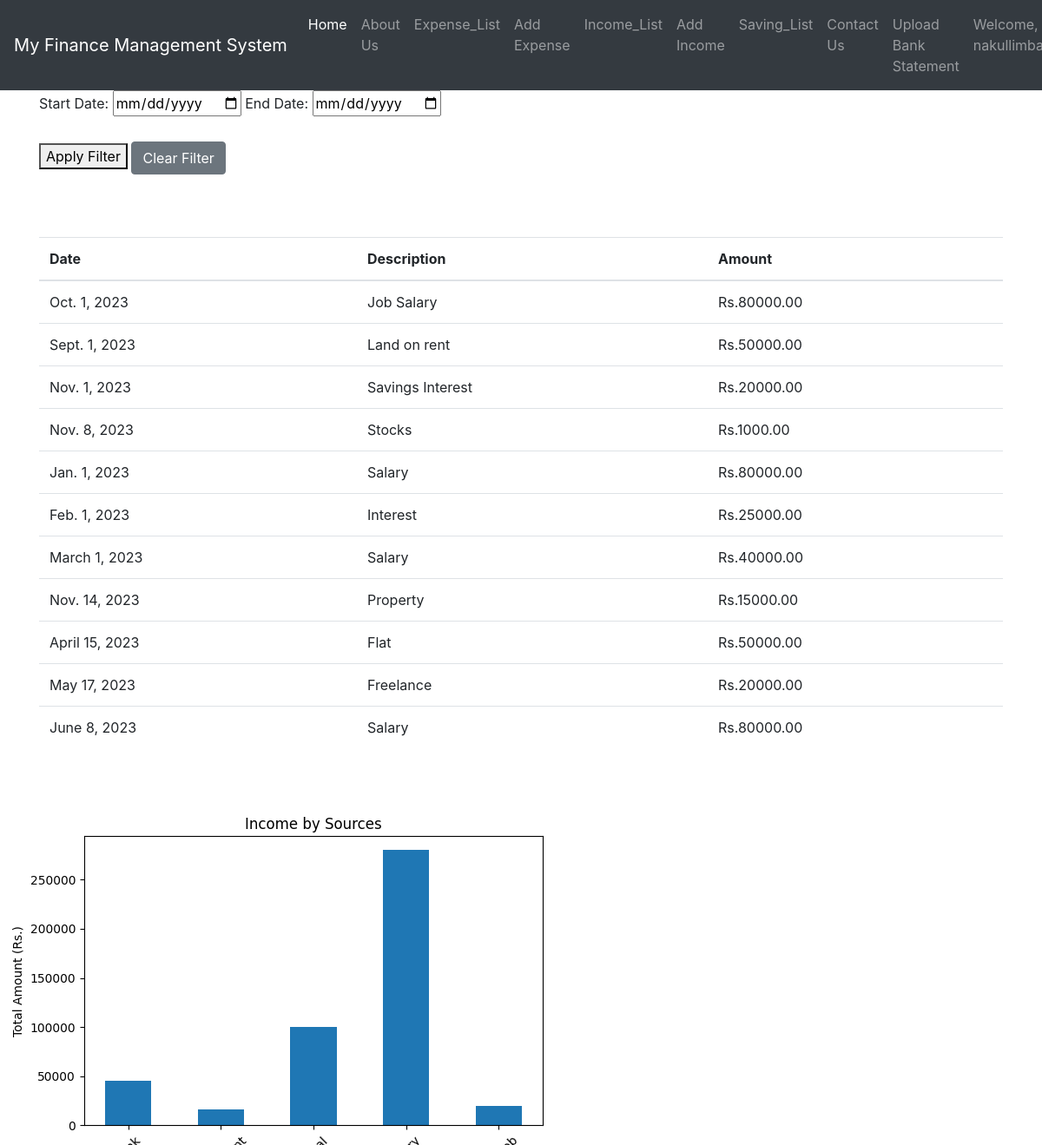
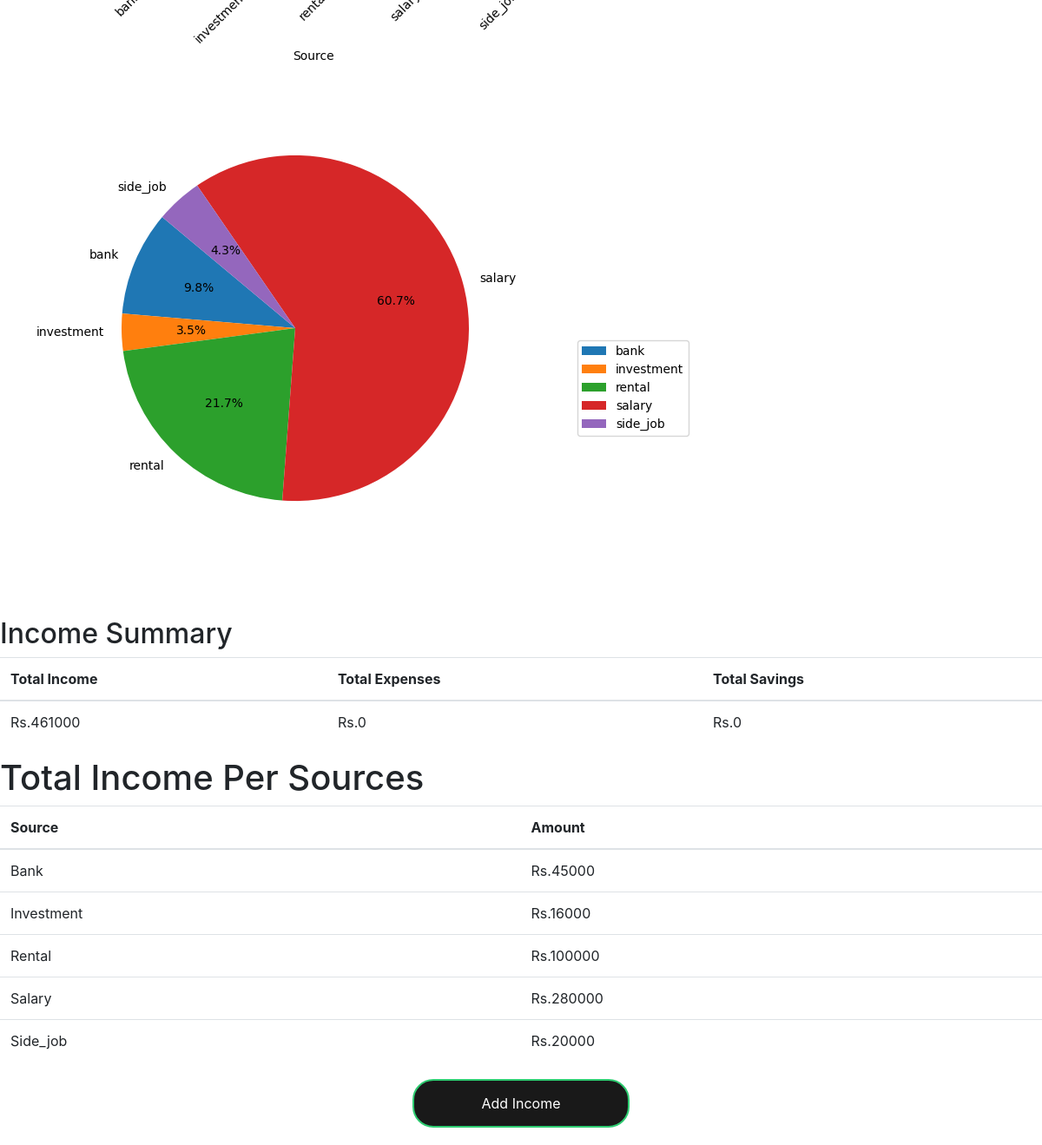
The page /income_list (signed in) on the database its author committed (2 pictures, top to bottom).
### finance_app/models.py (models this page shows)
class Income(models.Model):
    user = models.ForeignKey(User, on_delete=models.CASCADE)
    date = models.DateField()
    source = models.CharField(max_length=255, choices=SOURCE_CHOICES)
    description = models.CharField(max_length=400)
    amount = models.DecimalField(max_digits=10, decimal_places=2)

### finance_app/views.py (the view, shortened to what this page needs)
# urls.py: path("income_list", views.income_list, name='income_list'),
@login_required
def income_list(request):
    incomes = Income.objects.filter(user=request.user)
    start_date = request.GET.get('start_date')
    end_date = request.GET.get('end_date')
    if start_date and end_date:
            start_date = datetime.strptime(start_date, "%Y-%m-%d")
            end_date = datetime.strptime(end_date, "%Y-%m-%d")
            incomes = incomes.filter(date__range=[start_date, end_date]).order_by('date')
    total_incomes = incomes.aggregate(Sum('amount'))['amount__sum']
    start_date = request.GET.get('start_date')
    end_date = request.GET.get('end_date')
    total_expenses = calculate_total_expenses(request.user, start_date, end_date)
    start_date = request.GET.get('start_date')
    end_date = request.GET.get('end_date')
    total_savings = calculate_total_savings(request.user, start_date, end_date)
    source_totals = (
        incomes.values('source')
        .annotate(total_amount=Sum('amount'))
        .order_by('source')
    )
    income_data = pd.DataFrame(list(incomes.values()))
    income_by_source = income_data.groupby('source')['amount'].sum()
    fig, ax = plt.subplots()
    ax.set_title('Income by Sources')
    ax.set_xlabel('Source')
    ax.set_ylabel('Total Amount (Rs.)')
    ax.bar(income_by_source.index, income_by_source.values, width=0.5)
    ax.set_xticklabels(income_by_source.index, rotation=45)
    plt.tight_layout()
    img_buffer1 = BytesIO()
    fig.savefig(img_buffer1, format='png')
    img_buffer1.seek(0)
    img_data1 = base64.b64encode(img_buffer1.read()).decode()
    img_buffer1.close()
    plt.close(fig)  # Close the Matplotlib figure to release resources
    labels = income_by_source.index  # Access the index directly
    values = income_by_source.values  # Access the values directly
    plt.figure(figsize=(8,6))
    pie=plt.pie(values, labels=labels,autopct='%1.1f%%', startangle=140)
    plt.axis('equal')  # Equal aspect ratio ensures that the pie chart is circular.
    plt.legend(pie[0],labels, bbox_to_anchor=(1,0.4), loc="center right", fontsize=10,
           bbox_transform=plt.gcf().transFigure)
    plt.subplots_adjust(left=0.15, bottom=0.15, right=0.70)
    img_buffer = BytesIO()
    plt.savefig(img_buffer, format='png')
    img_buffer.seek(0)
    img_data_pie = base64.b64encode(img_buffer.read()).decode()
    img_buffer.close()
    plt.close()
    return render(
        request,
        'finance_app/income_list.html',
        {
            'incomes': incomes,
            'plot_image': img_data1,
            'pie_image' : img_data_pie,
            'total_incomes': total_incomes,
            'total_expenses': total_expenses,
            'total_savings': total_savings,
            'source_totals': source_totals,
            'start_date': start_date,
            'end_date': end_date,
        },
    )

### finance_app/views.py (called while the page is built)
def calculate_total_expenses(user, start_date, end_date):
    expenses = Expense.objects.filter(user=user, date__range=[start_date, end_date])
    total_expenses = expenses.aggregate(total=Sum('amount'))
    return total_expenses['total'] or 0

def calculate_total_income(user, start_date, end_date):
    total_income = (
        Income.objects.filter(user=user, date__range=[start_date, end_date])
        .aggregate(total=Sum('amount'))
    )
    return total_income['total'] or 0  # Return 0 if no income found

def calculate_total_savings(user, start_date, end_date):
    total_income = calculate_total_income(user, start_date, end_date)
    total_expenses = calculate_total_expenses(user, start_date, end_date)  # You need to implement this function.
    total_savings = total_income - total_expenses
    return total_savings

### finance_app/templates/finance_app/income_list.html (shortened to what this page needs)
{% extends "finance_app/base.html" %}
{% block body %}
<div class="container">
    <h1>Income List</h1>
    <form method="GET">
        <label for="start_date">Start Date:</label>
        <input type="date" id="start_date" name="start_date" value="{{ request.GET.start_date }}">
        <label for="end_date">End Date:</label>
        <input type="date" id="end_date" name="end_date" value="{{ request.GET.end_date }}">
        <br>
        <br>
        <button type="submit">Apply Filter</button>
        <a href="http://127.0.0.1:8000/income_list" class="btn btn-secondary">Clear Filter</a>
    </form>
    <br>
    <br>
    <br>
    <table class="table">
        <thead>
            <tr>
                <th>Date</th>
                <th>Description</th>
                <th>Amount</th>
            </tr>
        </thead>
        <tbody>
            {% for income in incomes %}
                <tr>
                    <td>{{ income.date }}</td>
                    <td>{{ income.description|capfirst }}</td>
                    <td>Rs.{{ income.amount }}</td>
                </tr>
            {% empty %}
                <tr>
                    <td colspan="2">No income records found.</td>
                </tr>
            {% endfor %}
        </tbody>
    </table>
</div>
<br>
<br>
<img alt="Income by Sources">
<img alt="Income by Sources">
<br>
<br>
<div>
    <h2>Income Summary</h2>
    <table class='table'>
      <thead>
        <tr>
          <th>Total Income</th>
          <th>Total Expenses</th>
          <th>Total Savings</th>
        </tr>
      </thead>
      <tbody>
        <tr>
          <td>Rs.{{ total_incomes }}</td>
          <td>Rs.{{ total_expenses }}</td>
          <td>Rs.{{ total_savings }}</td>
        </tr>
      </tbody>
    </table>
</div>
<div>
    <h1>Total Income Per Sources</h1>
    <table class="table">
      <thead>
          <tr>
              <th>Source</th>
              <th>Amount</th>
          </tr>
      </thead>
      <tbody>
        {% for source_total in source_totals %}
              <tr>
                  <td>{{ source_total.source|capfirst }}</td>
                  <td>Rs.{{ source_total.total_amount }}</td>
              </tr>
          {% empty %}
              <tr>
                  <td colspan="2">No Income records found.</td>
              </tr>
          {% endfor %}
      </tbody>
  </table>
</div>
<a href="{% url 'add_income' %}" class="button-link">
    <div class="button">
        Add Income
    </div>
</a>
{% endblock body %}

### finance_app/templates/finance_app/base.html (shortened to what this page needs)
<!doctype html>
<html lang="en">
  <head>
    <link rel="stylesheet" href="https://stackpath.bootstrapcdn.com/bootstrap/4.4.1/css/bootstrap.min.css">
    <link rel="stylesheet" href="https://cdnjs.cloudflare.com/ajax/libs/font-awesome/6.0.0-beta3/css/all.min.css">
  </head>
  <body class="pt-5">
<nav class="navbar navbar-expand-lg navbar-dark bg-dark fixed-top">
  <a class="navbar-brand" href="/">My Finance Management System</a>
  <div class="collapse navbar-collapse" id="navbarSupportedContent">
    <ul class="navbar-nav mr-auto">
      <li class="nav-item active">
        <a class="nav-link" href="/">Home <span class="sr-only">(current)</span></a>
      </li>
      <li class="nav-item">
        <a class="nav-link" href="/about">About Us</a>
      </li>
      {% if user.is_authenticated %}
      <li class="nav-item">
        <a class="nav-link" href="/expense_list">Expense_List</a>
      </li>
      <li class="nav-item">
        <a class="nav-link" href="/add_expense">Add Expense</a>
      </li>
      <li class="nav-item">
        <a class="nav-link" href="/income_list">Income_List</a>
      </li>
      <li class="nav-item">
        <a class="nav-link" href="/add_income">Add Income</a>
      </li>
      <li class="nav-item">
        <a class="nav-link" href="/saving_list">Saving_List</a>
      </li>
      <li class="nav-item">
        <a class="nav-link" href="/contact">Contact Us</a>
      </li>
      <li class="nav-item">
        <a class="nav-link" href="/upload_bank_statement">Upload Bank Statement</a>
      </li>
      <li class="nav-item">
        <a class="nav-link" href="#">Welcome, {{user.username}}  </a>
      </li>
      {% endif %}
    </ul>
  </div>
</nav>
{% block body %} {% endblock body %}
  </body>
</html>

### finance_app/templates/finance_app/income_list.html (style rules this page uses)
.button { border: 0; background: #191919; display: block; margin: 20px auto; text-align: center; border: 2px solid #2ecc71; padding: 14px 40px; outline: none; color: white; border-radius: 24px; transition: 0.25s; cursor: pointer; text-decoration: none; width:250px; }

### rows shown on the page
Income: date "Oct. 1, 2023", description "Job Salary", amount "80000.00"
Income: date "Sept. 1, 2023", description "Land on rent", amount "50000.00"
Income: date "Nov. 1, 2023", description "Savings Interest", amount "20000.00"
Income: date "Nov. 8, 2023", description "Stocks", amount "1000.00"
Income: date "Jan. 1, 2023", description "Salary", amount "80000.00"
Income: date "Feb. 1, 2023", description "Interest", amount "25000.00"
Income: date "March 1, 2023", description "Salary", amount "40000.00"
Income: date "Nov. 14, 2023", description "Property", amount "15000.00"
Income: date "April 15, 2023", description "Flat", amount "50000.00"
Income: date "May 17, 2023", description "Freelance", amount "20000.00", source "Side_job", total_amount "20000"
Income: date "June 8, 2023", description "Salary", amount "80000.00"

### other values the page prints
{{ total_incomes }} "461000"
{{ total_expenses }} "0"
{{ total_savings }} "0"
{{ source_total.source|capfirst }} "Bank" "Investment" "Rental" "Salary"
{{ source_total.total_amount }} "45000" "16000" "100000" "280000"
